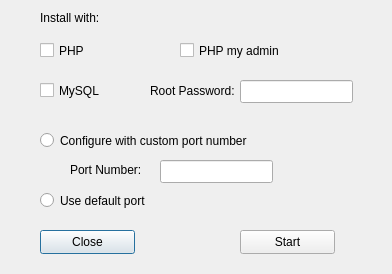
<?xml version="1.0" encoding="UTF-8"?>
<ui version="4.0">
 <class>Dialog</class>
 <widget class="QDialog" name="Dialog">
  <property name="geometry">
   <rect>
    <x>0</x>
    <y>0</y>
    <width>392</width>
    <height>274</height>
   </rect>
  </property>
  <property name="windowTitle">
   <string>Dialog</string>
  </property>
  <widget class="QCheckBox" name="cb_php">
   <property name="geometry">
    <rect>
     <x>40</x>
     <y>40</y>
     <width>86</width>
     <height>21</height>
    </rect>
   </property>
   <property name="text">
    <string>PHP</string>
   </property>
  </widget>
  <widget class="QCheckBox" name="cb_mysql">
   <property name="geometry">
    <rect>
     <x>40</x>
     <y>80</y>
     <width>86</width>
     <height>21</height>
    </rect>
   </property>
   <property name="text">
    <string>MySQL</string>
   </property>
  </widget>
  <widget class="QCheckBox" name="cb_phpmyadmin">
   <property name="geometry">
    <rect>
     <x>180</x>
     <y>40</y>
     <width>121</width>
     <height>21</height>
    </rect>
   </property>
   <property name="text">
    <string>PHP my admin</string>
   </property>
  </widget>
  <widget class="QLabel" name="lb_rootpasswd">
   <property name="geometry">
    <rect>
     <x>150</x>
     <y>80</y>
     <width>91</width>
     <height>21</height>
    </rect>
   </property>
   <property name="text">
    <string>Root Password: </string>
   </property>
  </widget>
  <widget class="QLineEdit" name="lineEdit">
   <property name="geometry">
    <rect>
     <x>240</x>
     <y>80</y>
     <width>113</width>
     <height>23</height>
    </rect>
   </property>
  </widget>
  <widget class="QRadioButton" name="rb_customport">
   <property name="geometry">
    <rect>
     <x>40</x>
     <y>130</y>
     <width>251</width>
     <height>21</height>
    </rect>
   </property>
   <property name="text">
    <string>Configure with custom port number</string>
   </property>
  </widget>
  <widget class="QRadioButton" name="rb_default_port">
   <property name="geometry">
    <rect>
     <x>40</x>
     <y>190</y>
     <width>131</width>
     <height>21</height>
    </rect>
   </property>
   <property name="text">
    <string>Use default port</string>
   </property>
  </widget>
  <widget class="QLabel" name="lb_installwith">
   <property name="geometry">
    <rect>
     <x>40</x>
     <y>10</y>
     <width>81</width>
     <height>16</height>
    </rect>
   </property>
   <property name="text">
    <string>Install with:</string>
   </property>
  </widget>
  <widget class="QLabel" name="lb_port">
   <property name="geometry">
    <rect>
     <x>70</x>
     <y>154</y>
     <width>91</width>
     <height>31</height>
    </rect>
   </property>
   <property name="text">
    <string>Port Number:</string>
   </property>
  </widget>
  <widget class="QLineEdit" name="lineEdit_2">
   <property name="geometry">
    <rect>
     <x>160</x>
     <y>160</y>
     <width>113</width>
     <height>23</height>
    </rect>
   </property>
  </widget>
  <widget class="QPushButton" name="pb_close">
   <property name="geometry">
    <rect>
     <x>40</x>
     <y>230</y>
     <width>95</width>
     <height>24</height>
    </rect>
   </property>
   <property name="text">
    <string>Close</string>
   </property>
  </widget>
  <widget class="QPushButton" name="pb_start">
   <property name="geometry">
    <rect>
     <x>240</x>
     <y>230</y>
     <width>95</width>
     <height>24</height>
    </rect>
   </property>
   <property name="text">
    <string>Start</string>
   </property>
  </widget>
 </widget>
 <resources/>
 <connections/>
</ui>
